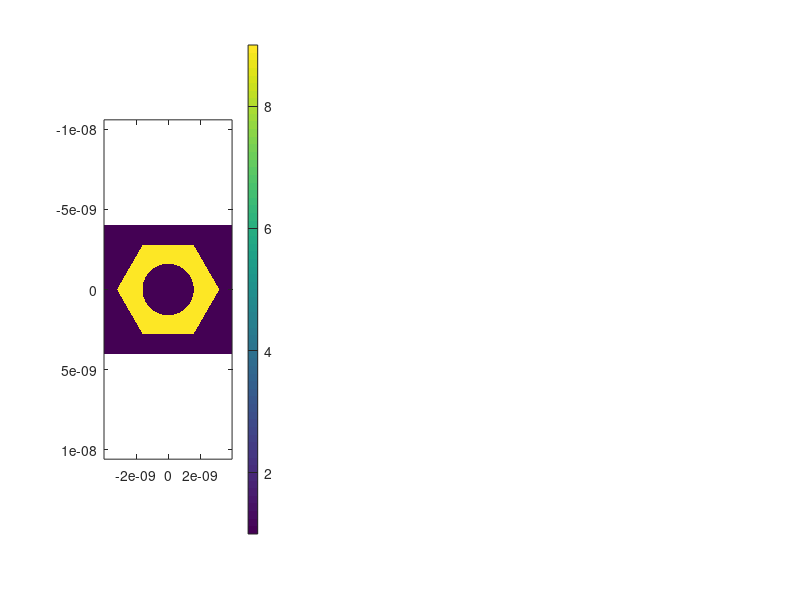

This figure's MATLAB source: (Note: this script raises an error after producing the figure.)
% demo_bandsPWEM

% INITIALIZE MATLAB 
close all; 
clc; 
clear all; 

% OPEN FIGURE WINDOW 
figure('Color', 'w', 'Position', [360 278 807 420]);

%%%%%%%%%%%%%%%%%%%%%%%%%%%%%%%%%%%%%%
%% DASHBOARD
%%%%%%%%%%%%%%%%%%%%%%%%%%%%%%%%%%%%%

% UNIT -CELL 
a=8e-9;     %% side length of the hexagon [m]
r = 0.2*a; %radius of cylinder
er = 9.0; %permittivity

% MODE SELECTOR 
mm = 2; 

% HIGH RESOLUTION GRID 
Nx = 512; 
Ny = Nx; 

% PWEM PARAMETERS 
P=11;  % ensure this is an odd number 
Q = P;
NG2X = 40;

NBx = 20; 
NBy= NBx; 
%%%%%%%%%%%%%%%%%%%%%%%%%%%%%%%%%%%%%%
%% BUILD UNIT CELL 
%%%%%%%%%%%%%%%%%%%%%%%%%%%%%%%%%%%%%
%Nx=40;                  %% Meshing point in x-direction
%Ny=50;                  %% Meshing point in y-direction
Mx=20e-9;               %% map X [m]
My=20e-9;               %% map Y [m]

x=linspace(-Mx/2,Mx/2,Nx);
y=linspace(-My/2,My/2,Ny);

[X,Y]=meshgrid(x,y);
% MESHGRID TO Form the Unit cell
dx = a/Nx; 
dy = a/Ny; 

xa = [1:Nx]*dx; xa = xa-mean(xa); 
ya = [1:Ny]*dy; ya = ya-mean(ya); 

[Ya,Xa] = meshgrid(ya,xa);

% BUILD UNIT CELL
UR = ones(Nx,Ny); % permittivity;
idx1=  (abs(X)<a*sqrt(3)/2);
idx2=(tan(pi/6)*X+a>Y) .* (tan(pi/6)*X-a<Y)...
    .* (-tan(pi/6)*X-a<Y) .* (-tan(pi/6)*X+a>Y);
idx=idx1.*idx2;
adx = Ya.^2 +Xa.^2 > r^2; 
ER = idx.*adx; 
ER = 1.0 + (er-1.0)*ER;  

% SHOW UNIT CELL
subplot(1, 3, 1); 
imagesc(xa, ya, ER'); 
colorbar; 
axis equal tight; 

% COMPUTE CONVOLUTION MATRICES 
URC = convmat_PWMEM(UR, P, Q); 
ERC = convmat_PWMEM(ER, P, Q); 


%%%%%%%%%%%%%%%%%%%%%%%%%%%%%%%%%%%%%%
%% COMPUTE LIST OF BLOCH WAVE VECTORS 
%%%%%%%%%%%%%%%%%%%%%%%%%%%%%%%%%%%%%

% RECIPROCAL LATTICE VECTORS
T1 = (2*pi/a) * [1;-1/sqrt(3)]; %  for the reduced brillioun reciprocal space 1
T2 = (2*pi/a) * [0;1/sqrt(3)]; % y- axis

% KEY POINT OF SYMMETRY 
G = [0;0]; 
M = 0.5*T1; 
K = 1/3*T1 + 1/3*T2; 

% GENERATE LIST 
L1 = norm(G-K); % To find the length from Gamma to X to M in the reduced
L2 = norm(K-M); % Brillioun zone of a square lattice. 
L3 = norm(M-G); 

N1 = NG2X; 
N2 = round(N1*L2/L1); 
N3 = round(N1*L3/L1);

% BLOCH WAVE VECTORS FOR X AXIS AND Y AXIS
BX = [linspace(G(1), K(1), N1), ...
    linspace(K(1), M(1), N2), ...
    linspace(M(1), G(1), N3)]; 

BY = [linspace(G(2), K(2), N1), ...
    linspace(K(2), M(2), N2), ...
    linspace(M(2), G(2), N3)]; 
% 

BETA = [BX ; BY]; 
BETA(:, [N1+1, N1+N2+1]) =[]; 

KP =[ 1, N1, N1+N2-1, N1+N2+N3-2]; % keynotes

KL = {'\Gamma','K',  'M', '\Gamma'};


%%%%%%%%%%%%%%%%%%%%%%%%%%%%%%%%%%%%%%
%% PERFORM PWEM
%%%%%%%%%%%%%%%%%%%%%%%%%%%%%%%%%%%%%

% COMPUTE SPATIAL HARMONIC INDICES 
p= [-floor(P/2): floor(P/2)]; %indices along x
q= [-floor(Q/2): floor(Q/2)]; % indices along y

% INITIALIZE BAND DATA 
NBETA = length(BETA(1,:)); 
KO = zeros(P*Q, NBETA); 
Emode = zeros(P*Q, NBETA);
%
% MAIN LOOP -- ITERATE OVER BLOCH WAVE VECTOR
%

for nbeta = 1:NBETA
    
    %GET NEXT BETA 
    bx = BETA(1, nbeta); 
    by = BETA(2, nbeta); 
    
    % FORM K MATRICES
    KX = bx-2*pi*p/a; 
    KY = by - 2*pi*q/a; 
    [KY, KX] = meshgrid(KY, KX); 
    KX = diag(sparse(KX(:))); 
    KY = diag(sparse(KY(:))); 
    
    % COMPUTE EIGEN-VALUES FOR E MODE 
    A = KX/URC*KX + KY/URC*KY; 
    B = ERC; 
    
    [V,D] = eig(full(A), full(B)); 
    D = real(sqrt(diag(D)));
    
    KO(:, nbeta) = sort(D); 
    Emode(:, nbeta) = sort(diag(V));
    
    % SHOW BANDS 
    subplot(1,3,2:3); 
    plot([1:nbeta], KO(:, 1:nbeta), '.b', 'LineWidth', 2); 
    xlim([1 NBETA]); 
    drawnow; 
end 

% CALCULATE NORMALIZED FREQUENCY 
WN = a*KO/(2*pi);



%%%%%%%%%%%%%%%%%%%%%%%%%%%%%%%%%%%%%%
%% DRAW BAND DIAGRAM
%%%%%%%%%%%%%%%%%%%%%%%%%%%%%%%%%%%%%

% CLEAR FIGURE WINDOW 

% PLOT BANDS
plot([1:NBETA], WN, 'LineWidth', 2.5); 

% SET AXIS LIMITs
xlim([1 NBETA]); 
ylim([0, 1]); 

% SET TICK MARKS 
set(gca, 'XTick',KP,'XTickLabel', KL); 

for n = 1: length(KP)
    line(KP(n)*[1 1], [0 1], 'Color', 'k', 'LineStyle', ':')
end 

% LABEL AXES 
xlabel('Bloch Wave VErctor, $\vec{\beta}$', 'Interpreter', 'LaTEx'); 
ylabel('Normalized Frequency, $\omega$', 'Interpreter', 'LaTEx'); 